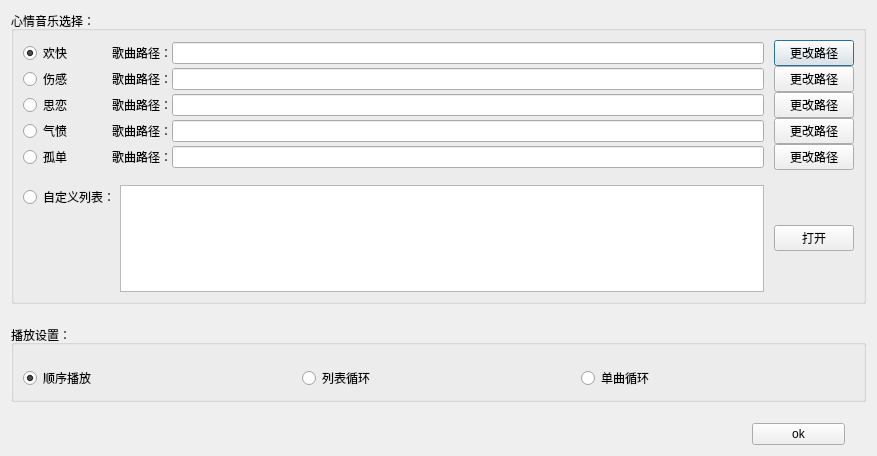
<?xml version="1.0" encoding="UTF-8"?>
<ui version="4.0">
 <class>CMusicSettingDialog</class>
 <widget class="QDialog" name="CMusicSettingDialog">
  <property name="geometry">
   <rect>
    <x>0</x>
    <y>0</y>
    <width>877</width>
    <height>456</height>
   </rect>
  </property>
  <property name="windowTitle">
   <string>心情音乐设置</string>
  </property>
  <layout class="QVBoxLayout" name="verticalLayout_3">
   <property name="spacing">
    <number>21</number>
   </property>
   <item>
    <widget class="QGroupBox" name="groupBox">
     <property name="title">
      <string>心情音乐选择：</string>
     </property>
     <layout class="QVBoxLayout" name="verticalLayout_2">
      <property name="spacing">
       <number>0</number>
      </property>
      <item>
       <layout class="QHBoxLayout" name="horizontalLayout">
        <item>
         <widget class="QRadioButton" name="radioBtnHappy">
          <property name="text">
           <string>欢快</string>
          </property>
          <property name="checked">
           <bool>true</bool>
          </property>
         </widget>
        </item>
        <item>
         <spacer name="horizontalSpacer_2">
          <property name="orientation">
           <enum>Qt::Horizontal</enum>
          </property>
          <property name="sizeType">
           <enum>QSizePolicy::Fixed</enum>
          </property>
          <property name="sizeHint" stdset="0">
           <size>
            <width>40</width>
            <height>20</height>
           </size>
          </property>
         </spacer>
        </item>
        <item>
         <widget class="QLabel" name="label">
          <property name="text">
           <string>歌曲路径：</string>
          </property>
         </widget>
        </item>
        <item>
         <widget class="QLineEdit" name="leHappy"/>
        </item>
        <item>
         <spacer name="horizontalSpacer_7">
          <property name="orientation">
           <enum>Qt::Horizontal</enum>
          </property>
          <property name="sizeType">
           <enum>QSizePolicy::Fixed</enum>
          </property>
          <property name="sizeHint" stdset="0">
           <size>
            <width>10</width>
            <height>20</height>
           </size>
          </property>
         </spacer>
        </item>
        <item>
         <widget class="QPushButton" name="btnHappy">
          <property name="text">
           <string>更改路径</string>
          </property>
         </widget>
        </item>
       </layout>
      </item>
      <item>
       <layout class="QHBoxLayout" name="horizontalLayout_2">
        <item>
         <widget class="QRadioButton" name="radioBtnSad">
          <property name="text">
           <string>伤感</string>
          </property>
         </widget>
        </item>
        <item>
         <spacer name="horizontalSpacer_3">
          <property name="orientation">
           <enum>Qt::Horizontal</enum>
          </property>
          <property name="sizeType">
           <enum>QSizePolicy::Fixed</enum>
          </property>
          <property name="sizeHint" stdset="0">
           <size>
            <width>40</width>
            <height>20</height>
           </size>
          </property>
         </spacer>
        </item>
        <item>
         <widget class="QLabel" name="label_2">
          <property name="text">
           <string>歌曲路径：</string>
          </property>
         </widget>
        </item>
        <item>
         <widget class="QLineEdit" name="leSad"/>
        </item>
        <item>
         <spacer name="horizontalSpacer_8">
          <property name="orientation">
           <enum>Qt::Horizontal</enum>
          </property>
          <property name="sizeType">
           <enum>QSizePolicy::Fixed</enum>
          </property>
          <property name="sizeHint" stdset="0">
           <size>
            <width>10</width>
            <height>20</height>
           </size>
          </property>
         </spacer>
        </item>
        <item>
         <widget class="QPushButton" name="btnSad">
          <property name="text">
           <string>更改路径</string>
          </property>
         </widget>
        </item>
       </layout>
      </item>
      <item>
       <layout class="QHBoxLayout" name="horizontalLayout_3">
        <item>
         <widget class="QRadioButton" name="radioBtnMiss">
          <property name="text">
           <string>思恋</string>
          </property>
         </widget>
        </item>
        <item>
         <spacer name="horizontalSpacer_4">
          <property name="orientation">
           <enum>Qt::Horizontal</enum>
          </property>
          <property name="sizeType">
           <enum>QSizePolicy::Fixed</enum>
          </property>
          <property name="sizeHint" stdset="0">
           <size>
            <width>40</width>
            <height>20</height>
           </size>
          </property>
         </spacer>
        </item>
        <item>
         <widget class="QLabel" name="label_3">
          <property name="text">
           <string>歌曲路径：</string>
          </property>
         </widget>
        </item>
        <item>
         <widget class="QLineEdit" name="leMiss"/>
        </item>
        <item>
         <spacer name="horizontalSpacer_9">
          <property name="orientation">
           <enum>Qt::Horizontal</enum>
          </property>
          <property name="sizeType">
           <enum>QSizePolicy::Fixed</enum>
          </property>
          <property name="sizeHint" stdset="0">
           <size>
            <width>10</width>
            <height>20</height>
           </size>
          </property>
         </spacer>
        </item>
        <item>
         <widget class="QPushButton" name="btnMiss">
          <property name="text">
           <string>更改路径</string>
          </property>
         </widget>
        </item>
       </layout>
      </item>
      <item>
       <layout class="QHBoxLayout" name="horizontalLayout_4">
        <item>
         <widget class="QRadioButton" name="radioBtnAngry">
          <property name="text">
           <string>气愤</string>
          </property>
         </widget>
        </item>
        <item>
         <spacer name="horizontalSpacer_5">
          <property name="orientation">
           <enum>Qt::Horizontal</enum>
          </property>
          <property name="sizeType">
           <enum>QSizePolicy::Fixed</enum>
          </property>
          <property name="sizeHint" stdset="0">
           <size>
            <width>40</width>
            <height>20</height>
           </size>
          </property>
         </spacer>
        </item>
        <item>
         <widget class="QLabel" name="label_4">
          <property name="text">
           <string>歌曲路径：</string>
          </property>
         </widget>
        </item>
        <item>
         <widget class="QLineEdit" name="leAngry"/>
        </item>
        <item>
         <spacer name="horizontalSpacer_10">
          <property name="orientation">
           <enum>Qt::Horizontal</enum>
          </property>
          <property name="sizeType">
           <enum>QSizePolicy::Fixed</enum>
          </property>
          <property name="sizeHint" stdset="0">
           <size>
            <width>10</width>
            <height>20</height>
           </size>
          </property>
         </spacer>
        </item>
        <item>
         <widget class="QPushButton" name="btnAngry">
          <property name="text">
           <string>更改路径</string>
          </property>
         </widget>
        </item>
       </layout>
      </item>
      <item>
       <layout class="QHBoxLayout" name="horizontalLayout_5">
        <item>
         <widget class="QRadioButton" name="radioBtnLonely">
          <property name="text">
           <string>孤单</string>
          </property>
         </widget>
        </item>
        <item>
         <spacer name="horizontalSpacer_6">
          <property name="orientation">
           <enum>Qt::Horizontal</enum>
          </property>
          <property name="sizeType">
           <enum>QSizePolicy::Fixed</enum>
          </property>
          <property name="sizeHint" stdset="0">
           <size>
            <width>40</width>
            <height>20</height>
           </size>
          </property>
         </spacer>
        </item>
        <item>
         <widget class="QLabel" name="label_5">
          <property name="text">
           <string>歌曲路径：</string>
          </property>
         </widget>
        </item>
        <item>
         <widget class="QLineEdit" name="leLonely"/>
        </item>
        <item>
         <spacer name="horizontalSpacer_11">
          <property name="orientation">
           <enum>Qt::Horizontal</enum>
          </property>
          <property name="sizeType">
           <enum>QSizePolicy::Fixed</enum>
          </property>
          <property name="sizeHint" stdset="0">
           <size>
            <width>10</width>
            <height>20</height>
           </size>
          </property>
         </spacer>
        </item>
        <item>
         <widget class="QPushButton" name="btnLonely">
          <property name="text">
           <string>更改路径</string>
          </property>
         </widget>
        </item>
       </layout>
      </item>
      <item>
       <layout class="QHBoxLayout" name="horizontalLayout_6">
        <property name="topMargin">
         <number>15</number>
        </property>
        <item>
         <layout class="QVBoxLayout" name="verticalLayout">
          <item>
           <widget class="QRadioButton" name="radioBtnUserDefine">
            <property name="text">
             <string>自定义列表：</string>
            </property>
           </widget>
          </item>
          <item>
           <spacer name="verticalSpacer">
            <property name="orientation">
             <enum>Qt::Vertical</enum>
            </property>
            <property name="sizeHint" stdset="0">
             <size>
              <width>20</width>
              <height>40</height>
             </size>
            </property>
           </spacer>
          </item>
         </layout>
        </item>
        <item>
         <widget class="QListWidget" name="listWidgetSongs"/>
        </item>
        <item>
         <spacer name="horizontalSpacer_12">
          <property name="orientation">
           <enum>Qt::Horizontal</enum>
          </property>
          <property name="sizeType">
           <enum>QSizePolicy::Fixed</enum>
          </property>
          <property name="sizeHint" stdset="0">
           <size>
            <width>10</width>
            <height>20</height>
           </size>
          </property>
         </spacer>
        </item>
        <item>
         <widget class="QPushButton" name="btnUserListMusic">
          <property name="text">
           <string>打开</string>
          </property>
         </widget>
        </item>
       </layout>
      </item>
     </layout>
    </widget>
   </item>
   <item>
    <widget class="QGroupBox" name="groupBox_2">
     <property name="title">
      <string>播放设置：</string>
     </property>
     <layout class="QHBoxLayout" name="horizontalLayout_7">
      <property name="topMargin">
       <number>21</number>
      </property>
      <item>
       <widget class="QRadioButton" name="radioBtnOrder">
        <property name="text">
         <string>顺序播放</string>
        </property>
        <property name="checked">
         <bool>true</bool>
        </property>
       </widget>
      </item>
      <item>
       <widget class="QRadioButton" name="radioBtnCycleList">
        <property name="text">
         <string>列表循环</string>
        </property>
       </widget>
      </item>
      <item>
       <widget class="QRadioButton" name="radioBtnCycleSingle">
        <property name="text">
         <string>单曲循环</string>
        </property>
       </widget>
      </item>
     </layout>
    </widget>
   </item>
   <item>
    <layout class="QHBoxLayout" name="horizontalLayout_8">
     <property name="rightMargin">
      <number>21</number>
     </property>
     <item>
      <spacer name="horizontalSpacer">
       <property name="orientation">
        <enum>Qt::Horizontal</enum>
       </property>
       <property name="sizeHint" stdset="0">
        <size>
         <width>40</width>
         <height>20</height>
        </size>
       </property>
      </spacer>
     </item>
     <item>
      <widget class="QPushButton" name="btnOk">
       <property name="minimumSize">
        <size>
         <width>93</width>
         <height>0</height>
        </size>
       </property>
       <property name="text">
        <string>ok</string>
       </property>
      </widget>
     </item>
    </layout>
   </item>
  </layout>
 </widget>
 <resources/>
 <connections>
  <connection>
   <sender>btnOk</sender>
   <signal>clicked()</signal>
   <receiver>CMusicSettingDialog</receiver>
   <slot>accept()</slot>
   <hints>
    <hint type="sourcelabel">
     <x>601</x>
     <y>426</y>
    </hint>
    <hint type="destinationlabel">
     <x>590</x>
     <y>471</y>
    </hint>
   </hints>
  </connection>
 </connections>
</ui>
